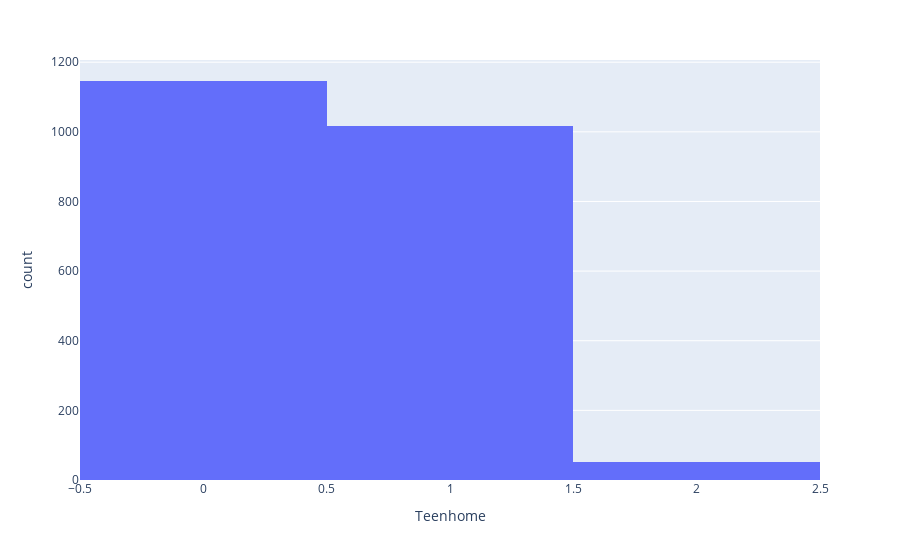

Write notebook code for a chart like this one.
### Markdown cell above
The plot shows the distribution of the number of teenagers in households. It helps to see the number of households with 0 teenagers, 1 teenager, 2 teenagers.

### Code cell
# Distribution of teenagers in household

fig_teenhome = px.histogram(df_no_outliers, x='Teenhome')

fig_teenhome.show()

### Figure 1 — Plotly figure (JSON) as saved in the notebook; plotly's stock layout.template omitted (floating-point values rounded to 4 significant figures; data arrays with more than 128 entries replaced by an {"elided": "..."} marker saying what was removed)
{"data": [{"alignmentgroup": "True", "bingroup": "x", "hovertemplate": "Teenhome=%{x}<br>count=%{y}<extra></extra>", "legendgroup": "", "marker": {"color": "#636efa", "pattern": {"shape": ""}}, "name": "", "offsetgroup": "", "orientation": "v", "showlegend": false, "type": "histogram", "x": {"elided": "2215 int values"}, "xaxis": "x", "yaxis": "y"}], "layout": {"barmode": "relative", "legend": {"tracegroupgap": 0}, "margin": {"t": 60}, "xaxis": {"anchor": "y", "domain": [0, 1], "title": {"text": "Teenhome"}}, "yaxis": {"anchor": "x", "domain": [0, 1], "title": {"text": "count"}}}}
